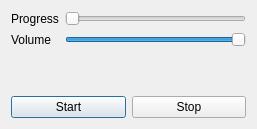
<?xml version="1.0" encoding="UTF-8"?>
<ui version="4.0">
 <class>Dialog</class>
 <widget class="QDialog" name="Dialog">
  <property name="geometry">
   <rect>
    <x>0</x>
    <y>0</y>
    <width>257</width>
    <height>129</height>
   </rect>
  </property>
  <property name="windowTitle">
   <string>Dialog</string>
  </property>
  <layout class="QVBoxLayout" name="verticalLayout">
   <item>
    <layout class="QFormLayout" name="formLayout">
     <item row="0" column="0">
      <widget class="QLabel" name="label">
       <property name="text">
        <string>Progress</string>
       </property>
      </widget>
     </item>
     <item row="0" column="1">
      <widget class="QSlider" name="sliderProgress">
       <property name="orientation">
        <enum>Qt::Horizontal</enum>
       </property>
      </widget>
     </item>
     <item row="1" column="0">
      <widget class="QLabel" name="label_2">
       <property name="text">
        <string>Volume</string>
       </property>
      </widget>
     </item>
     <item row="1" column="1">
      <widget class="QSlider" name="sliderVolume">
       <property name="value">
        <number>99</number>
       </property>
       <property name="orientation">
        <enum>Qt::Horizontal</enum>
       </property>
      </widget>
     </item>
    </layout>
   </item>
   <item>
    <layout class="QHBoxLayout" name="horizontalLayout">
     <item>
      <widget class="QPushButton" name="pushButton">
       <property name="text">
        <string>Start</string>
       </property>
      </widget>
     </item>
     <item>
      <widget class="QPushButton" name="pushButton_2">
       <property name="text">
        <string>Stop</string>
       </property>
      </widget>
     </item>
    </layout>
   </item>
  </layout>
 </widget>
 <resources/>
 <connections/>
</ui>
